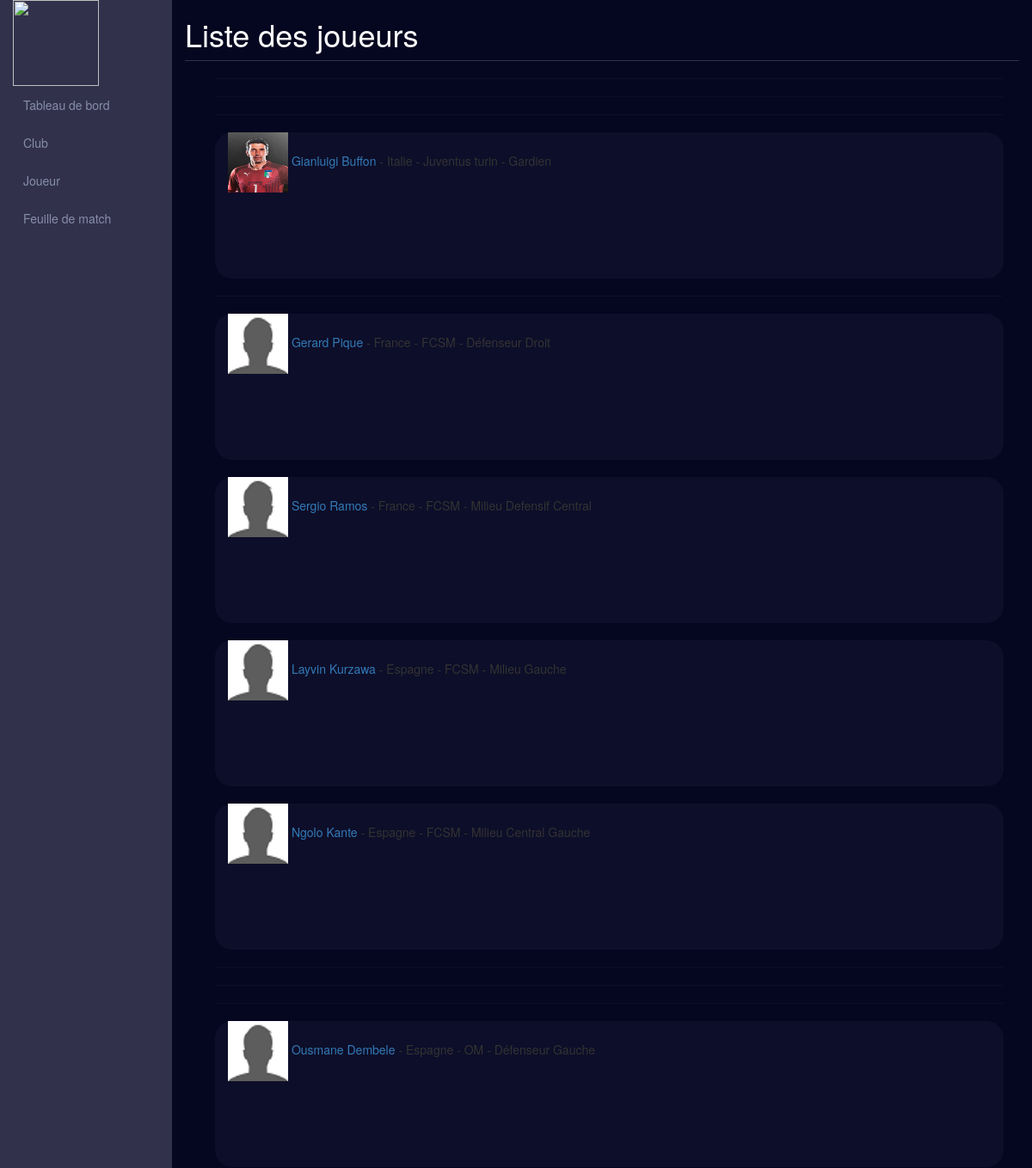
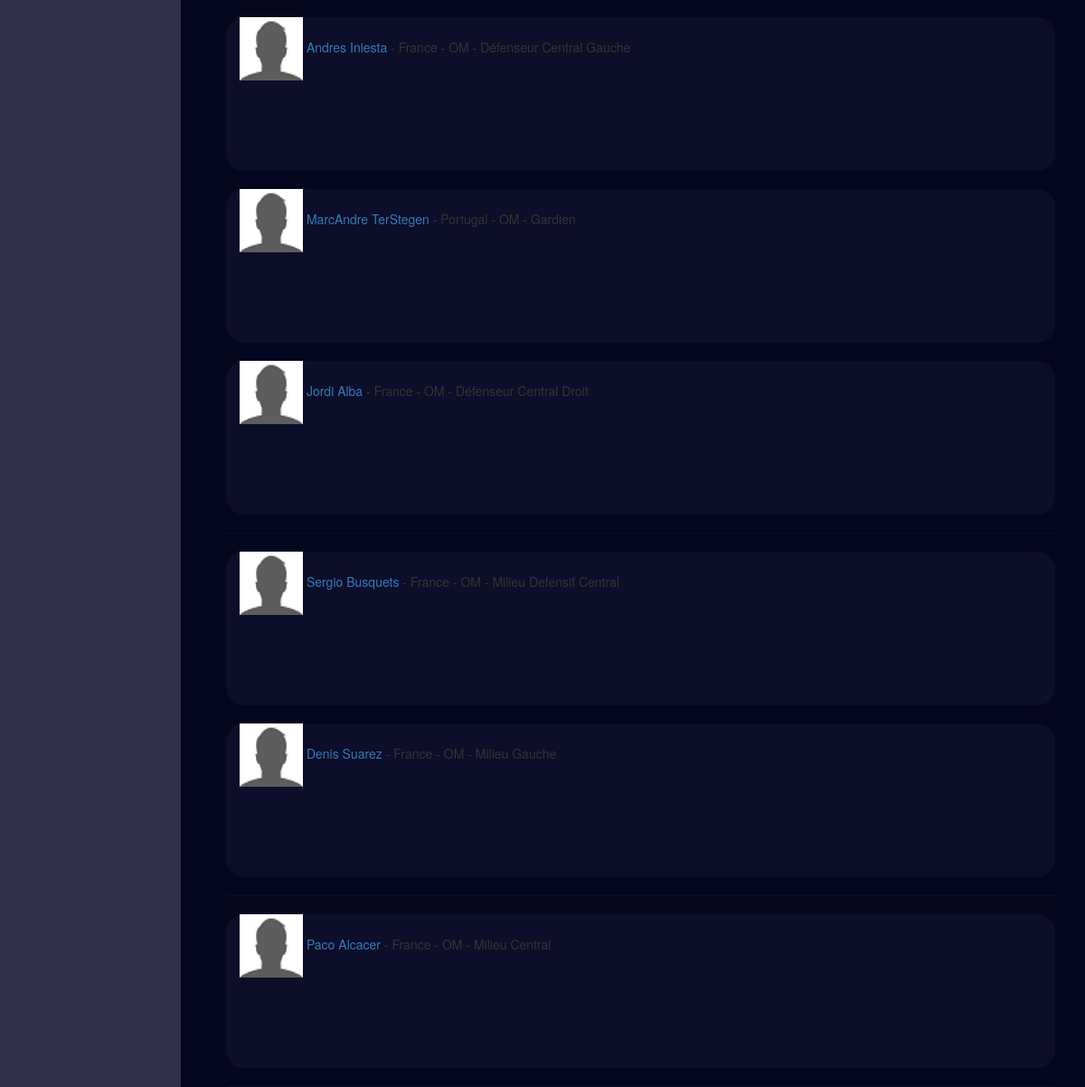
/pages/listeJoueur.php, run on an earlier commit of the app's database (2 pictures, top to bottom).
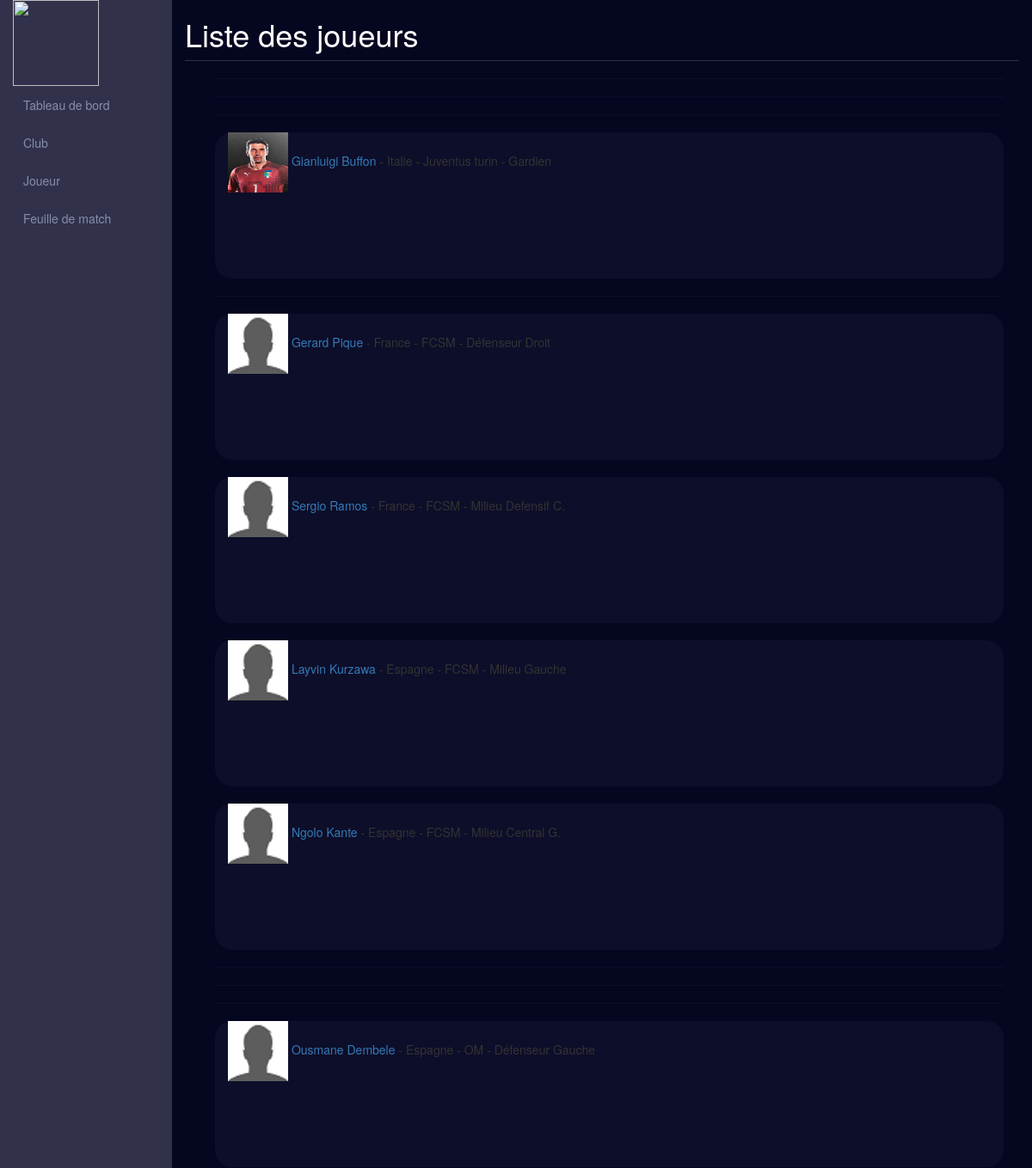
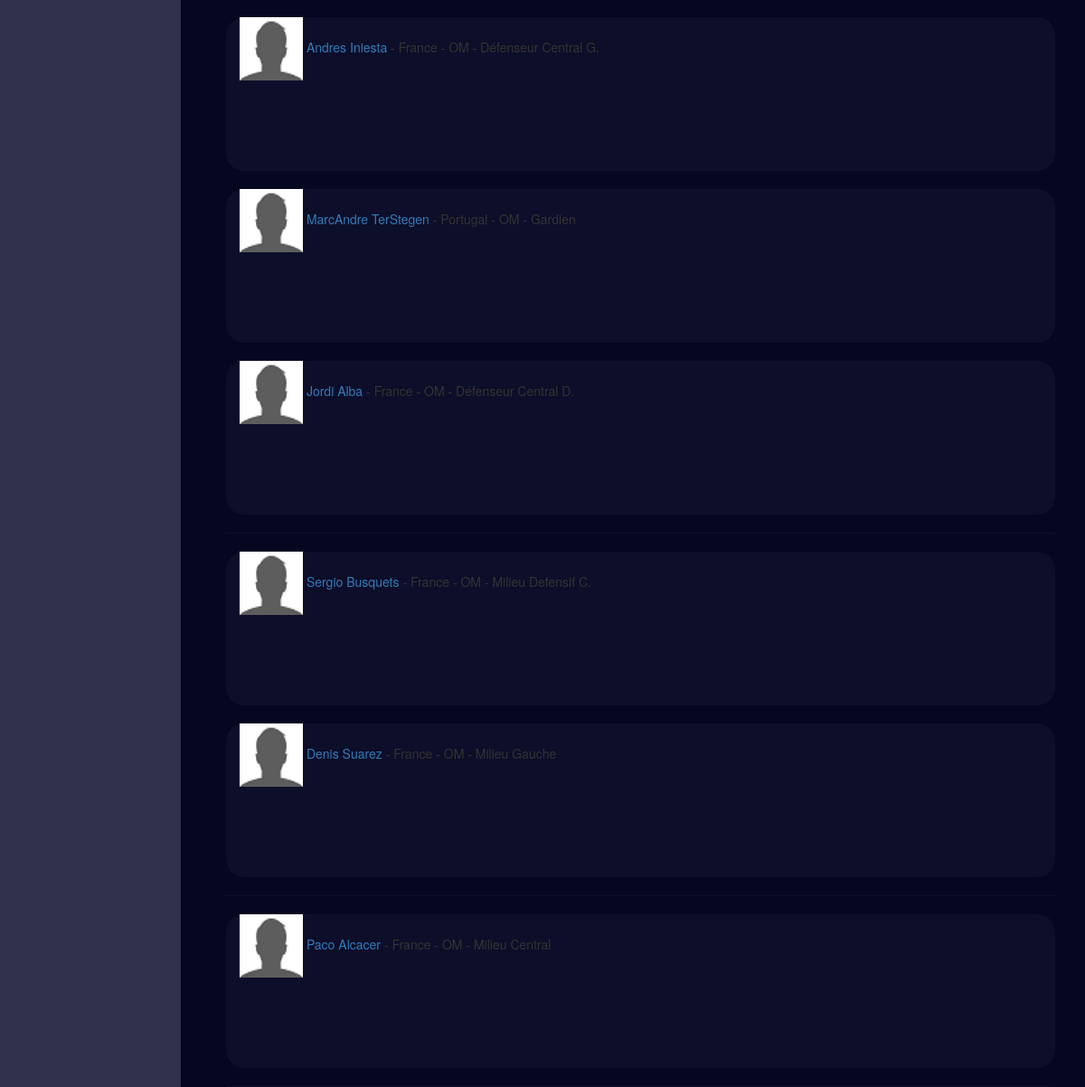
And on a later commit of the database (2 pictures, top to bottom).
### tables this page shows
CREATE TABLE `positions` (
  `PositionID` smallint(2) UNSIGNED NOT NULL AUTO_INCREMENT PRIMARY KEY,
  `PositionName` char(50) DEFAULT NULL
);

CREATE TABLE `players` (
  `PlayerID` int(20) UNSIGNED NOT NULL AUTO_INCREMENT PRIMARY KEY,
  `PlayerFirstName` char(50) NOT NULL,
  `PlayerFamilyName` char(50) NOT NULL,
  `PlayerWeight` smallint(3) UNSIGNED DEFAULT NULL,
  `PlayerHeight` smallint(3) UNSIGNED DEFAULT NULL,
  `PlayerNumber` char(255) DEFAULT NULL,
  `PlayerFoot` char(10) DEFAULT NULL,
  `PlayerComment` char(255) DEFAULT NULL,
  `PlayerVideoFilePath` char(255) DEFAULT NULL,
  `PlayerNote` smallint(2) UNSIGNED DEFAULT NULL,
  `ClubID` smallint(3) UNSIGNED DEFAULT NULL,
  `PositionID1` smallint(2) UNSIGNED DEFAULT NULL,
  `PlayerImageFilePath` char(255) DEFAULT NULL,
  `NationID` smallint(3) UNSIGNED DEFAULT NULL,
  `PositionID2` smallint(2) UNSIGNED DEFAULT NULL,
  `PositionID3` smallint(2) UNSIGNED DEFAULT NULL,
  `PlayerNoteID` smallint(2) UNSIGNED DEFAULT NULL
);

### pages/listeJoueur.php (the view, shortened to what this page needs)
<?php
$con = mysqli_connect('localhost','root','','fcsochaux');
$req = "SELECT PlayerFirstName,PlayerFamilyName,PlayerImageFilePath, NationID, ClubID, PositionID1, playerID
        FROM players
        WHERE 0=0";
$result = mysqli_query($con,$req);
?>
<!DOCTYPE html>
<html lang="fr">
<head>
    <link href="../css/bootstrap.min.css" type="text/css" rel="stylesheet" />
    <link href="../css/feuilleDeMatch.css" type="text/css" rel="stylesheet" />
    <link href="../css/rechercheJoueur.css" type="text/css" rel="stylesheet" />
</head>
<body>
<div class="navigation col-lg-2">
</div>
<div class="feuilleDeMatch col-lg-10">
    <div class="barreTitre">
        <h1>Liste des joueurs </h1>
    </div>
    <div class="starter-template">
        <div class="row">
            <?php
                    while($row = mysqli_fetch_array($result)) { ?>
            <div class="colone col-sm-11">
                <?php
                    $reqNation = "SELECT NationName FROM nations WHERE NationID=".$row[3];
                    $reqClub = "SELECT ClubName FROM clubs WHERE ClubID=".$row[4];
                    $reqPosition = "SELECT PositionName FROM positions WHERE positionID=".$row[5];
                    $resultNation = mysqli_query($con,$reqNation);
                    $resultClub = mysqli_query($con,$reqClub);
                    $resultPosition = mysqli_query($con,$reqPosition);
                    while($rowNation = mysqli_fetch_array($resultNation)) {
                        while($rowClub = mysqli_fetch_array($resultClub)) {
                            while ($rowPosition = mysqli_fetch_array($resultPosition)) {
                                ?>
                                <div class="listeJoueur" style="margin-bottom: 100px">
                                    <img src="../images/<?php echo $row[2]; ?> " width="70" height="70"/>
                                    <?php echo '<a href="pageJoueur.php?IDJoueur='.$row[6].'"> '.$row[0].' '." ".' '.$row[1].'</a>'; ?>
                                    <?php echo " - ", $rowNation[0], " - ", $rowClub[0], " - ", $rowPosition[0]; ?>
                                </div>
                            <?php
                            }
                        }
                     }
                     ?>
            </div>
            <?php } ?>
        </div>
    </div>
</div>
</body>
</html>

What changed in the data, as far as the page shows it:
changed positions: PositionName "Milieu Defensif Central" → "Milieu Defensif C."
changed positions: PositionName "Milieu Central Gauche" → "Milieu Central G."
changed positions: PositionName "Défenseur Central Gauche" → "Défenseur Central G."
changed positions: PositionName "Défenseur Central Droit" → "Défenseur Central D."
